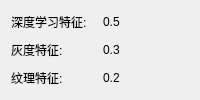
                       <widget class="QWidget" name="fe_entropy">
                        <layout class="QGridLayout" name="gridLayout_20">
                         <item row="0" column="0">
                          <widget class="QLabel" name="label_deep_2">
                           <property name="text">
                            <string>深度学习特征:</string>
                           </property>
                          </widget>
                         </item>
                         <item row="2" column="0">
                          <widget class="QLabel" name="label_text_2">
                           <property name="text">
                            <string>纹理特征:</string>
                           </property>
                          </widget>
                         </item>
                         <item row="1" column="0">
                          <widget class="QLabel" name="label_gray_2">
                           <property name="text">
                            <string>灰度特征:</string>
                           </property>
                          </widget>
                         </item>
                         <item row="0" column="1">
                          <widget class="QLabel" name="label_deep_weight">
                           <property name="text">
                            <string>0.5</string>
                           </property>
                          </widget>
                         </item>
                         <item row="2" column="1">
                          <widget class="QLabel" name="label_text_weight">
                           <property name="text">
                            <string>0.2</string>
                           </property>
                          </widget>
                         </item>
                         <item row="1" column="1">
                          <widget class="QLabel" name="label_gray_weight">
                           <property name="text">
                            <string>0.3</string>
                           </property>
                          </widget>
                         </item>
                        </layout>
                       </widget>
